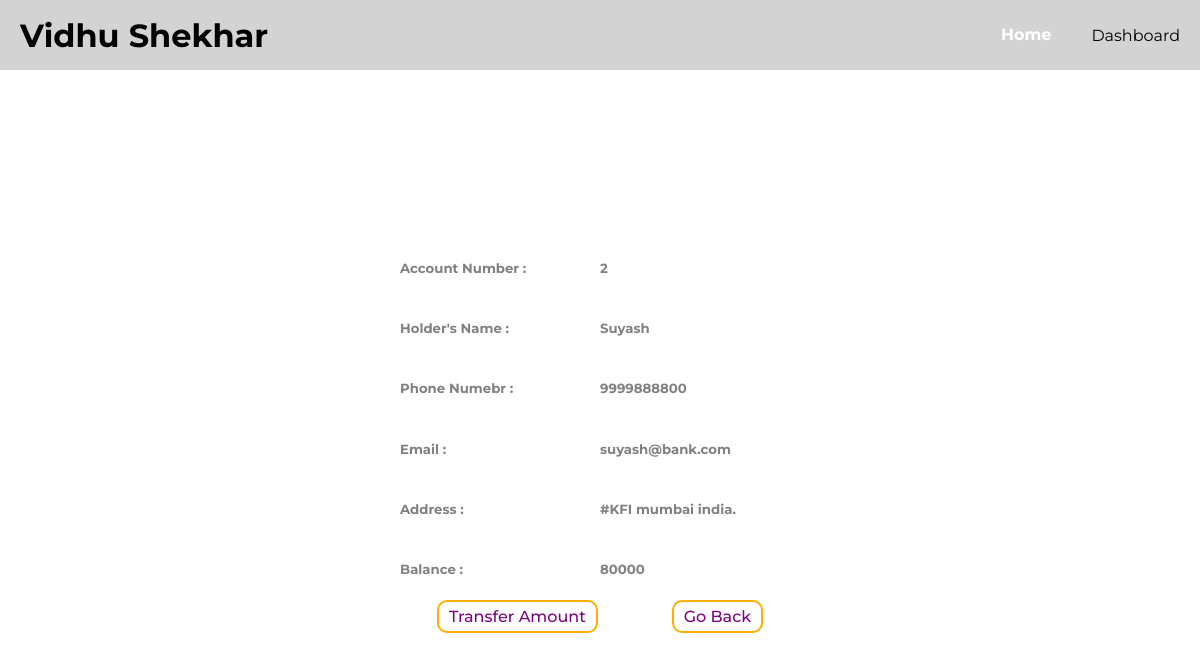
The page /viewCustomer.php?number=2 on the database its author committed.
### tables this page shows
CREATE TABLE `customers` (
  `account_number` int(11) NOT NULL,
  `account_type` varchar(10) NOT NULL,
  `name` varchar(255) NOT NULL,
  `email` varchar(150) NOT NULL,
  `phno` bigint(20) NOT NULL,
  `address` text NOT NULL,
  `cur_balance` double NOT NULL
);

### viewCustomer.php (the view, shortened to what this page needs)
<?php
    include "./php/init.php";
    if(isset($_GET["number"])){
        $accno = intval($_GET["number"]);
        $res = mysqli_query($con, "SELECT * FROM customers WHERE account_number = $accno");
        if(mysqli_num_rows($res) != 1){
            echo "<script> alert('error finding your account') ; window.location = './allCustomers.php' </script>";
        }else{
        $rows = mysqli_fetch_assoc($res);
?>
<!DOCTYPE html>
<html lang="en">
<head>
    <link rel="stylesheet" href="./assets/css/main.css">
</head>
<body>
    <main>
       <div class="personal-info">
           <div class="row">
               <h5>Account Number :</h5>
               <h5><?php echo $rows["account_number"] ?></h5>
           </div>
           <div class="row">
               <h5>Holder's Name :</h5>
               <h5><?php echo $rows["name"] ?></h5>
           </div>
           <div class="row">
               <h5>Phone Numebr :</h5>
               <h5><?php echo $rows["phno"] ?></h5>
           </div>
           <div class="row">
               <h5>Email :</h5>
               <h5><?php echo $rows["email"] ?></h5>
           </div>
           <div class="row">
               <h5>Address :</h5>
               <h5><?php echo $rows["address"] ?></h5>
           </div>
           <div class="row">
               <h5>Balance :</h5>
               <h5><?php echo $rows["cur_balance"] ?></h5>
           </div>
           <div class="row">
               <a href="./transfer.php?number=<?php echo $rows['account_number'] ?>" class="transfet-page-btn">Transfer Amount</a>
               <a href="./allCustomers.php" class="transfet-page-btn">Go Back</a>
           </div>
       </div>
    </main>
</body>
</html>
<?php
        }
    }
?>

### assets/css/main.css (style rules this page uses)
body { margin: 0; padding: 0; background: url("../images/background.png"); background-repeat: no-repeat; background-position: center; background-size: cover; font-family: 'Montserrat', sans-serif; }
header { width: 100%; height: 70px; -webkit-box-sizing: border-box; box-sizing: border-box; display: -webkit-box; display: -ms-flexbox; display: flex; -webkit-box-pack: justify; -ms-flex-pack: justify; justify-content: space-between; -webkit-box-align: center; -ms-flex-align: center; align-items: center; background-color: rgba(184, 184, 184, 0.616); padding: 0 20px; }
header div { display: -webkit-box; display: -ms-flexbox; display: flex; -webkit-box-pack: center; -ms-flex-pack: center; justify-content: center; -webkit-box-align: center; -ms-flex-align: center; align-items: center; height: 70px; }
header div a { margin-right: 20px; height: 100%; line-height: 70px; padding: 0 20px; text-decoration: none; color: white; font-weight: 700; -webkit-box-sizing: border-box; box-sizing: border-box; }
main { width: 100%; min-height: calc(100vh - 70px); display: -webkit-box; display: -ms-flexbox; display: flex; -webkit-box-pack: center; -ms-flex-pack: center; justify-content: center; -webkit-box-align: center; -ms-flex-align: center; align-items: center; }
main .personal-info { min-width: 200px; max-width: 500px; color: gray; background: white; padding: 10px 20px; border-radius: 10px; }
main .personal-info .row { display: -webkit-box; display: -ms-flexbox; display: flex; }
main .personal-info .row h5 { min-width: 200px; }
main .personal-info .transfet-page-btn { text-decoration: none; color: purple; font-weight: 500; display: block; padding: 5px 10px; margin: 0 auto; text-align: center; border: 2px solid #ffae00; border-radius: 10px; -webkit-transition: .2s; transition: .2s; }

### rows shown on the page
customers: account_number "2", name "Suyash", phno "9999888800", email "suyash@bank.com", address "#KFI mumbai india.", cur_balance "80000"
